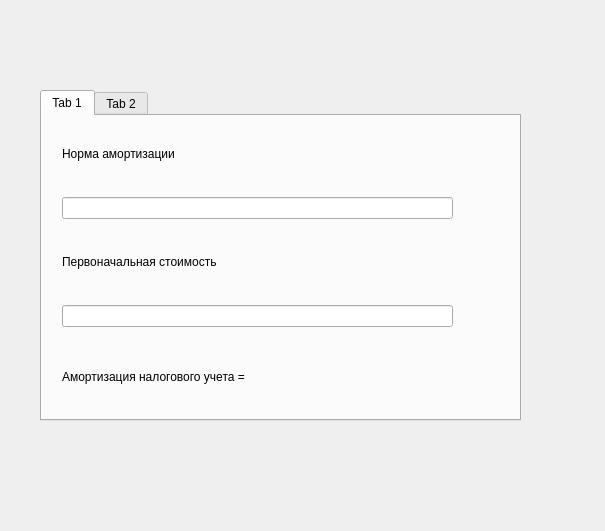
<?xml version="1.0" encoding="UTF-8"?>
<ui version="4.0">
 <class>Form</class>
 <widget class="QWidget" name="Form">
  <property name="geometry">
   <rect>
    <x>0</x>
    <y>0</y>
    <width>605</width>
    <height>531</height>
   </rect>
  </property>
  <property name="windowTitle">
   <string>Form</string>
  </property>
  <widget class="QTabWidget" name="tabWidget">
   <property name="geometry">
    <rect>
     <x>40</x>
     <y>90</y>
     <width>481</width>
     <height>331</height>
    </rect>
   </property>
   <property name="styleSheet">
    <string notr="true"/>
   </property>
   <property name="currentIndex">
    <number>0</number>
   </property>
   <widget class="QWidget" name="tab">
    <attribute name="title">
     <string>Tab 1</string>
    </attribute>
    <widget class="QWidget" name="verticalLayoutWidget">
     <property name="geometry">
      <rect>
       <x>20</x>
       <y>0</y>
       <width>391</width>
       <height>211</height>
      </rect>
     </property>
     <layout class="QVBoxLayout" name="verticalLayout">
      <item>
       <widget class="QLabel" name="label_2">
        <property name="text">
         <string>Норма амортизации </string>
        </property>
       </widget>
      </item>
      <item>
       <widget class="QLineEdit" name="lineEdit"/>
      </item>
      <item>
       <widget class="QLabel" name="label">
        <property name="text">
         <string>Первоначальная стоимость </string>
        </property>
       </widget>
      </item>
      <item>
       <widget class="QLineEdit" name="lineEdit_2"/>
      </item>
     </layout>
    </widget>
    <widget class="QLabel" name="label_3">
     <property name="geometry">
      <rect>
       <x>20</x>
       <y>240</y>
       <width>411</width>
       <height>41</height>
      </rect>
     </property>
     <property name="styleSheet">
      <string notr="true">font: 75 italic 15pt &quot;Times New Roman&quot;;</string>
     </property>
     <property name="text">
      <string>Амортизация налогового учета = </string>
     </property>
    </widget>
   </widget>
   <widget class="QWidget" name="tab_2">
    <attribute name="title">
     <string>Tab 2</string>
    </attribute>
    <widget class="QLabel" name="label_4">
     <property name="geometry">
      <rect>
       <x>30</x>
       <y>70</y>
       <width>271</width>
       <height>21</height>
      </rect>
     </property>
     <property name="text">
      <string>ytfdhd</string>
     </property>
    </widget>
    <widget class="QPushButton" name="pushButton">
     <property name="geometry">
      <rect>
       <x>90</x>
       <y>230</y>
       <width>111</width>
       <height>41</height>
      </rect>
     </property>
     <property name="text">
      <string>Добавить</string>
     </property>
    </widget>
    <widget class="QWidget" name="verticalLayoutWidget_2">
     <property name="geometry">
      <rect>
       <x>310</x>
       <y>130</y>
       <width>160</width>
       <height>176</height>
      </rect>
     </property>
     <layout class="QVBoxLayout" name="verticalLayout_2">
      <item>
       <widget class="QLabel" name="label_6">
        <property name="text">
         <string>Номер карты</string>
        </property>
       </widget>
      </item>
      <item>
       <widget class="QLineEdit" name="lineEdit_3"/>
      </item>
      <item>
       <widget class="QLabel" name="label_8">
        <property name="text">
         <string>Имя владельца</string>
        </property>
       </widget>
      </item>
      <item>
       <widget class="QLineEdit" name="lineEdit_4"/>
      </item>
      <item>
       <widget class="QLabel" name="label_7">
        <property name="text">
         <string>Действительна до </string>
        </property>
       </widget>
      </item>
      <item>
       <widget class="QLineEdit" name="lineEdit_5"/>
      </item>
      <item>
       <widget class="QLabel" name="label_5">
        <property name="text">
         <string>Задние цифры</string>
        </property>
       </widget>
      </item>
      <item>
       <widget class="QLineEdit" name="lineEdit_6"/>
      </item>
     </layout>
    </widget>
    <widget class="QFrame" name="frame">
     <property name="geometry">
      <rect>
       <x>320</x>
       <y>30</y>
       <width>141</width>
       <height>91</height>
      </rect>
     </property>
     <property name="styleSheet">
      <string notr="true">image: url(:/prefix_photo/apple-pay-custom.svg);
</string>
     </property>
     <property name="frameShape">
      <enum>QFrame::StyledPanel</enum>
     </property>
     <property name="frameShadow">
      <enum>QFrame::Raised</enum>
     </property>
    </widget>
   </widget>
  </widget>
 </widget>
 <resources>
  <include location="../../Documents/tab_widget_qt/photo.qrc"/>
 </resources>
 <connections/>
</ui>
